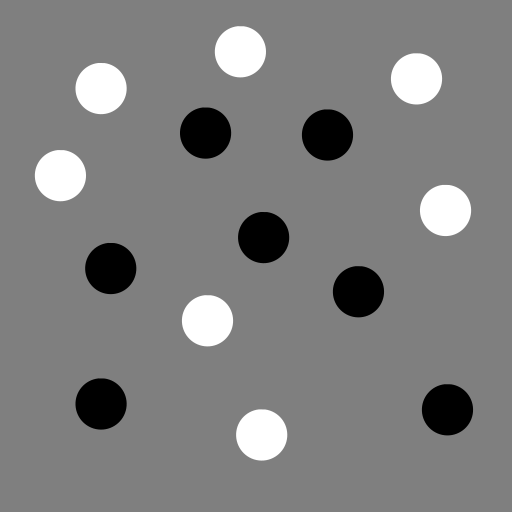
#> input picture week2/data/test_blob_uniform.png, 512 x 512 px
$ jupyter execute scale_space_blob_detection.ipynb
#> lines starting #> are read from the running program, lines starting #| are printed output that depends on the picture
# Computing Gaussian and its second order derivative

[cell 1]
import numpy as np
import matplotlib.pyplot as plt
from skimage.io import imread
from scipy.ndimage import convolve
from cv2 import filter2D
from skimage.feature import peak_local_max

data_path = '../week2/data/'

[cell 2]
def get_gauss_derivatives(t, trunc=5):
    """
    Returns Gaussian kernel and its derivatives up to the third order.

    Parameters:
    t (float): The variance of the Gaussian.
    trunc (float, optional): The truncation value for the kernel size. Defaults to 5.

    Returns:
    tuple: A tuple containing the kernels as numpy arrays.
    """
    s = np.sqrt(t)
    r = np.ceil(trunc * s)
    x = np.arange(-r, r + 1)
    g = np.exp(-x**2 / (2 * t))
    g = g / np.sum(g)
    dg = -(x / t) * g
    ddg = -g / t - (x / t) * dg
    dddg = -2 * dg / t - (x / t) * ddg
    return g, dg, ddg, dddg

[cell 3]
# Plot the Gaussian kernel and its derivatives
t = 20.25 # Variance
g, _, ddg, _ = get_gauss_derivatives(t)
plt.figure()
plt.plot(g, label='Gaussian')
plt.plot(ddg, label='2nd derivative')
plt.legend()
plt.show()
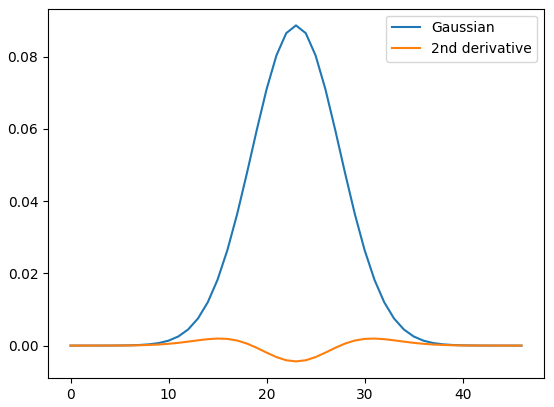
#> figure drawn by matplotlib, 1 panel; curve peaks at x = 23, y = 0.0887; curve peaks at x = 15, y = 0.00195

[cell 4]
# Open the image
img = imread(data_path + 'test_blob_uniform.png')
#> img is the input picture: shape (512, 512); min 0, max 255, mean 127.1

# Show the image
plt.figure()
plt.imshow(img, cmap='gray')
plt.title('Original image')
plt.axis('off')
plt.show()

[cell 5]
# Apply the Gaussian kernels to the image
# Apply the different kernels to the image
img_g = convolve(img, g.reshape(-1, 1))
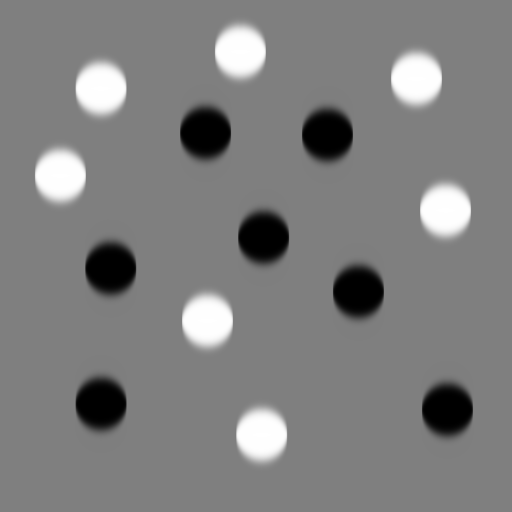
#> img_g: shape (512, 512); min 0, max 255, mean 126.9
img_ddg = convolve(img, ddg.reshape(-1, 1))
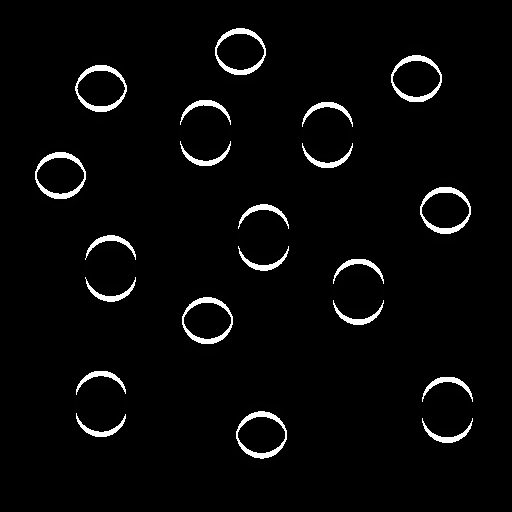
#> img_ddg: shape (512, 512); min 0, max 255, mean 7.9

# Show the results
plt.figure()
plt.imshow(img_g, cmap='gray')
plt.title('Gaussian')
plt.axis('off')
plt.show()

plt.figure()
plt.imshow(img_ddg, cmap='gray')
plt.title('2nd derivative')
plt.axis('off')
plt.show()
